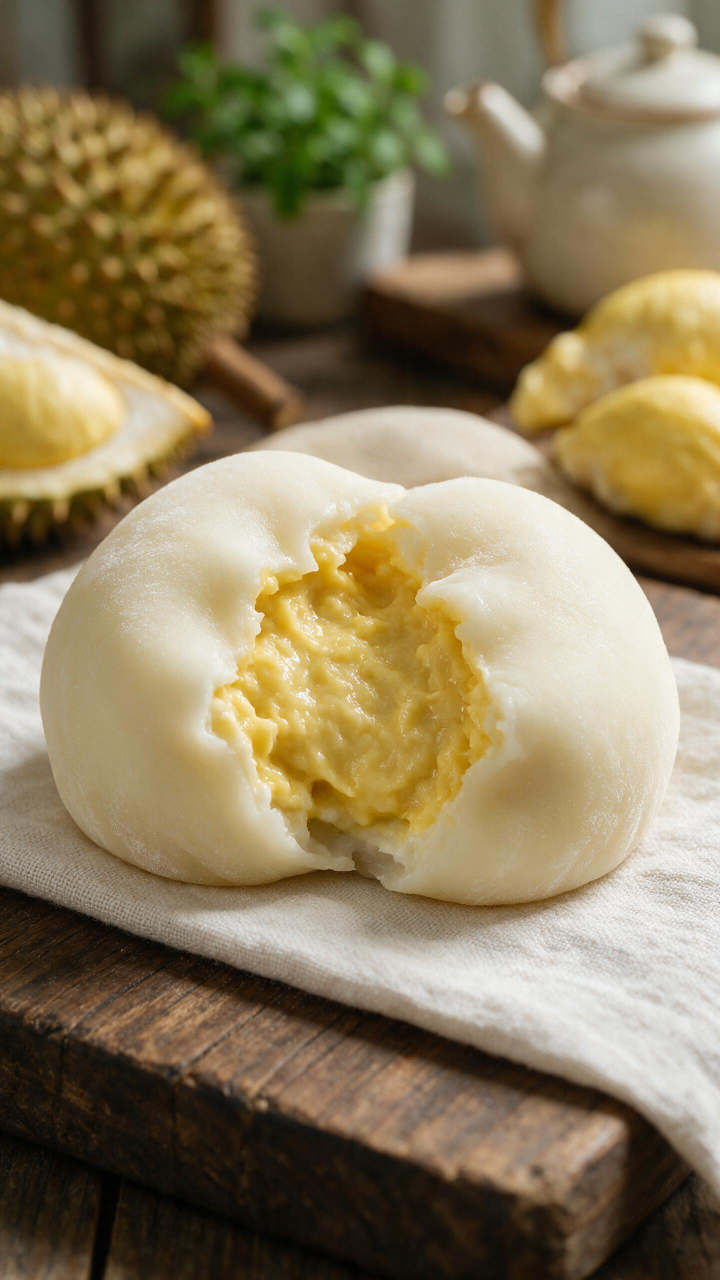
#> input picture releases/video-remix-1.0.10/durian-daifuku-five-states/assets/approved-opened-display-texture-v5.png, 1440 x 2560 px (shown at 1/2 size)
$ python make_named_contact_sheet.py --input-dir ../../../video-remix-1.0.10/durian-daifuku-five-states/assets --output out.png
#> lines starting #> are read from the running program, lines starting #| are printed output that depends on the picture
#!/usr/bin/env python3
"""Build a labeled contact sheet from a directory of already prepared frames."""

from __future__ import annotations

import argparse
import math
from pathlib import Path

from PIL import Image, ImageDraw, ImageFont, ImageOps


def main() -> None:
    parser = argparse.ArgumentParser()
    parser.add_argument("--input-dir", required=True, type=Path)
    parser.add_argument("--output", required=True, type=Path)
    parser.add_argument("--columns", type=int, default=5)
    parser.add_argument("--thumb-width", type=int, default=216)
    parser.add_argument("--label-map", type=Path, help="Optional UTF-8 lines: filename<TAB>label")
    args = parser.parse_args()

    files = sorted(
        path for path in args.input_dir.iterdir()
        if path.is_file() and path.suffix.lower() in {".jpg", ".jpeg", ".png", ".webp"}
    )
    if not files:
        raise SystemExit("No images found")
    labels = {}
    if args.label_map:
        for line in args.label_map.read_text(encoding="utf-8").splitlines():
            if not line.strip():
                continue
            name, label = line.split("\t", 1)
            labels[name] = label

    with Image.open(files[0]) as first:
#> first is the input picture: PIL image 1440x2560 RGBA; mean R, G, B, A 138.4, 123.3, 91.7, 255
        ratio = first.height / first.width
#> ratio = 1.78
    thumb_height = round(args.thumb_width * ratio)
#> thumb_height = 384
    label_height, gap, margin = 34, 10, 16
    rows = math.ceil(len(files) / args.columns)
    width = margin * 2 + args.columns * args.thumb_width + (args.columns - 1) * gap
    height = margin * 2 + rows * (thumb_height + label_height) + (rows - 1) * gap
#> height = 450
    sheet = Image.new("RGB", (width, height), "#f5f3ee")
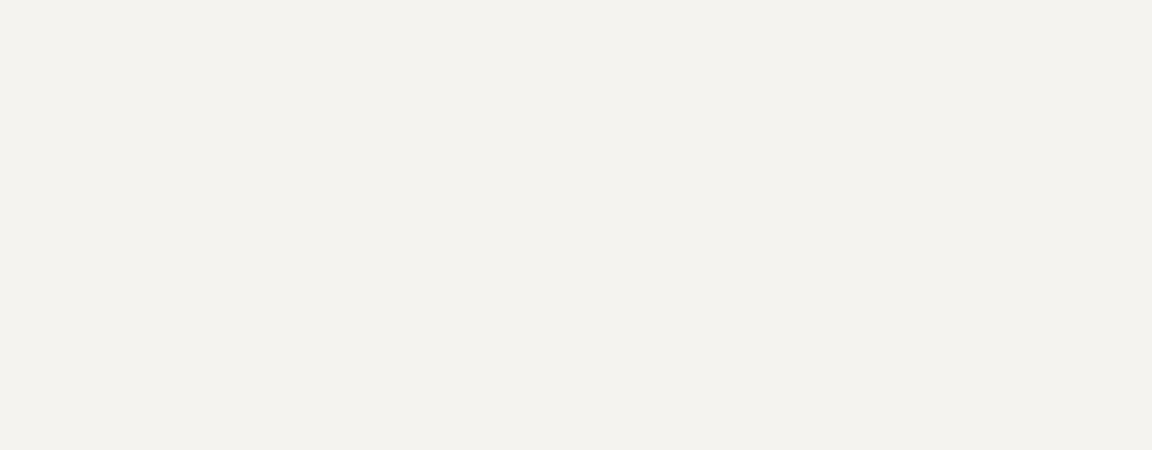
#> sheet: PIL image 1152x450 RGB; mean R, G, B 245, 243, 238
    draw = ImageDraw.Draw(sheet)
    chinese_font = Path("/System/Library/Fonts/STHeiti Light.ttc")
    font = ImageFont.truetype(str(chinese_font), 18) if chinese_font.exists() else ImageFont.load_default(size=18)

    for index, path in enumerate(files):
        row, col = divmod(index, args.columns)
        x = margin + col * (args.thumb_width + gap)
        y = margin + row * (thumb_height + label_height + gap)
#> y = 16
        with Image.open(path) as source:
            source = ImageOps.exif_transpose(source).convert("RGB")
            tile = ImageOps.fit(source, (args.thumb_width, thumb_height), Image.Resampling.LANCZOS)
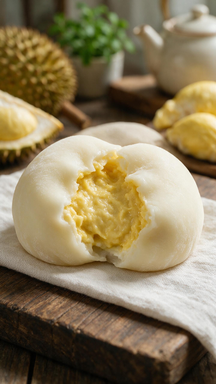
#> tile: PIL image 216x384 RGB; mean R, G, B 138.4, 123.3, 91.7
        sheet.paste(tile, (x, y))
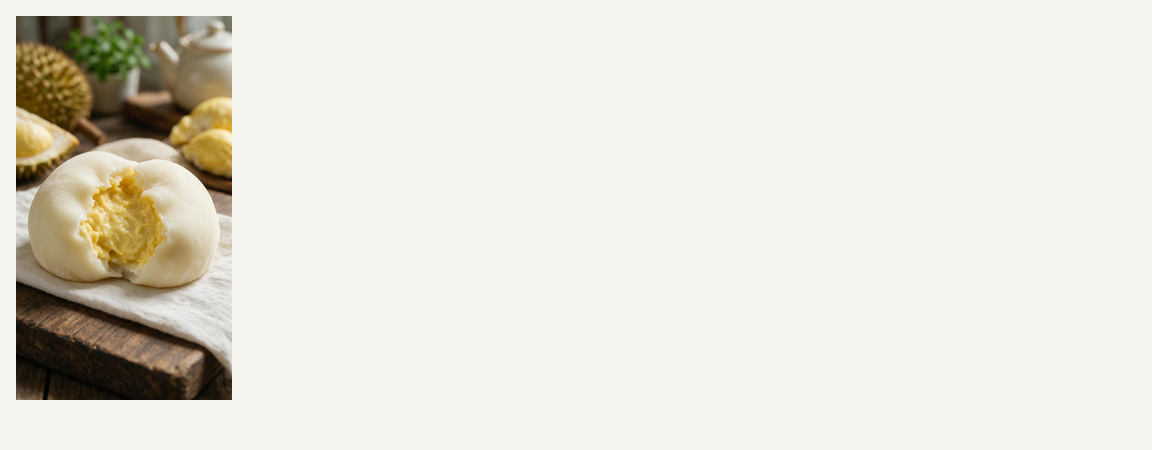
#> sheet: PIL image 1152x450 RGB; mean R, G, B 227.9, 223.8, 214.6
        label = labels.get(path.name, path.stem)
        draw.text((x + 3, y + thumb_height + 6), label, fill="#111111", font=font)
#> pass 2 of the loop in main, `for index, path in enumerate(files):`:
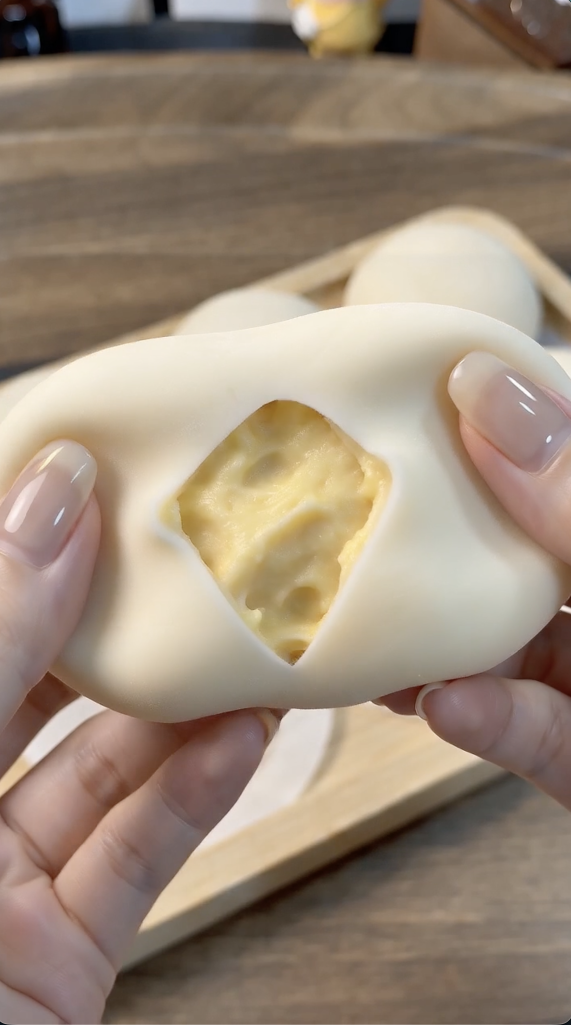
#> input picture releases/video-remix-1.0.10/durian-daifuku-five-states/assets/filling-neutral-light-reference.png, 1142 x 2050 px (shown at 1/2 size)
#> in main, source is the input picture: PIL image 1142x2050 RGBA; mean R, G, B, A 155.6, 138.4, 120.8, 255
#> source: PIL image 1142x2050 RGB
#> in main, `tile = ImageOps.fit(source, (args.thumb_width, thumb_height), Image.Re..`:
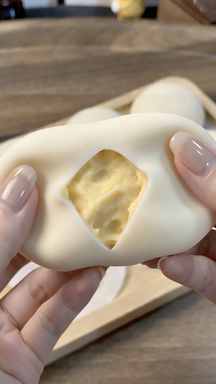
#> tile: PIL image 216x384 RGB; mean R, G, B 155.9, 138.6, 120.9
#> in main, `sheet.paste(tile, (x, y))`:
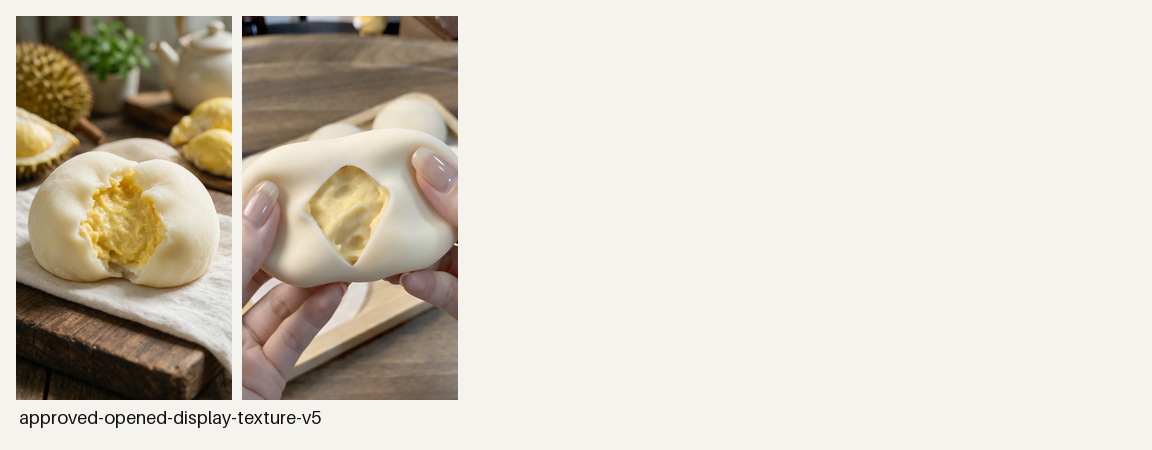
#> sheet: PIL image 1152x450 RGB; mean R, G, B 213.2, 206.6, 195.4
#> pass 3 of the loop in main, `for index, path in enumerate(files):`:
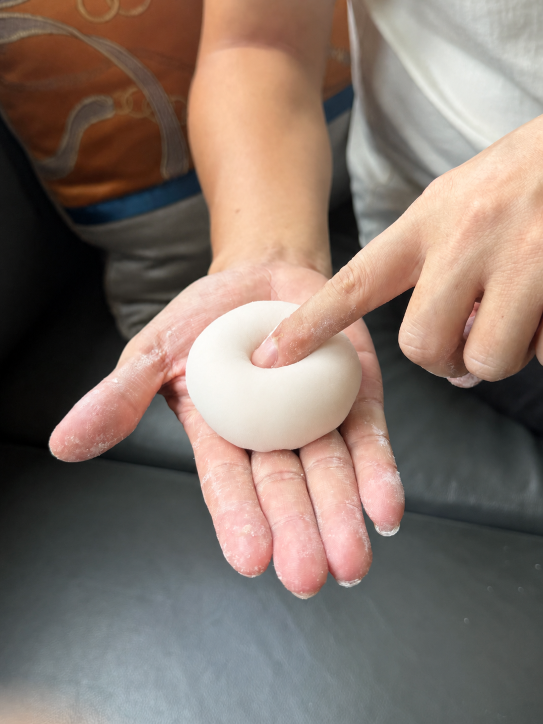
#> input picture releases/video-remix-1.0.10/durian-daifuku-five-states/assets/q-scale-pressure-approved-test.png, 1086 x 1448 px (shown at 1/2 size)
#> in main, source is the input picture: PIL image 1086x1448 RGB; mean R, G, B 132.4, 116.5, 107.4
#> in main, `tile = ImageOps.fit(source, (args.thumb_width, thumb_height), Image.Re..`:
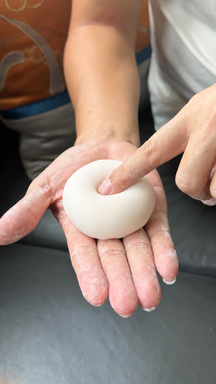
#> tile: PIL image 216x384 RGB; mean R, G, B 144.7, 126.6, 116.9
#> in main, `sheet.paste(tile, (x, y))`:
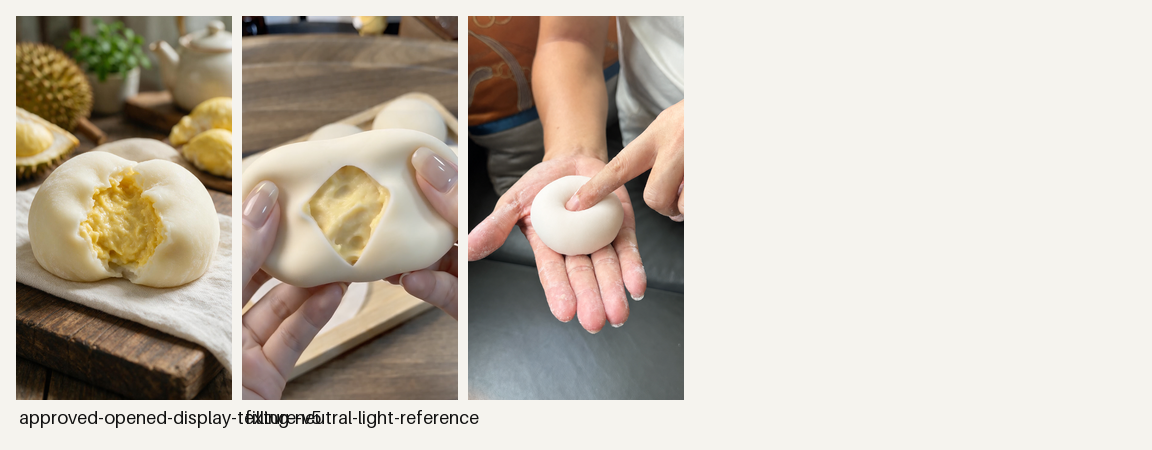
#> sheet: PIL image 1152x450 RGB; mean R, G, B 196.7, 187.6, 175.6
#> the loop made 4 passes; the first 3 are shown

    args.output.parent.mkdir(parents=True, exist_ok=True)
    sheet.save(args.output, quality=94, optimize=True)
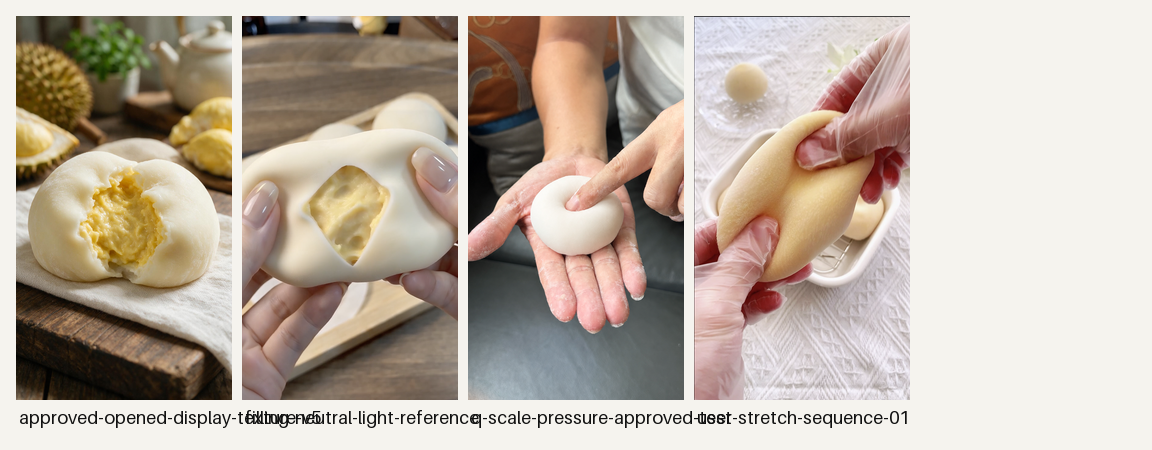
#> saved as out.png: PIL image 1152x450 RGB; mean R, G, B 188.9, 176.3, 163.8
    print(args.output.resolve())


if __name__ == "__main__":
    main()
